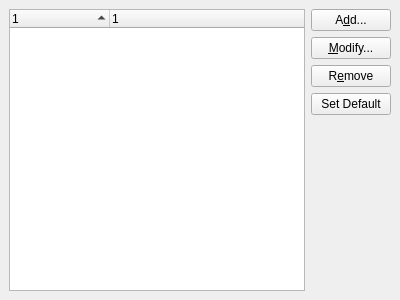
<ui version="4.0" >
 <class>KPIM::TransportManagementWidget</class>
 <widget class="QWidget" name="KPIM::TransportManagementWidget" >
  <property name="geometry" >
   <rect>
    <x>0</x>
    <y>0</y>
    <width>400</width>
    <height>300</height>
   </rect>
  </property>
  <property name="windowTitle" >
   <string>Form</string>
  </property>
  <layout class="QGridLayout" >
   <property name="margin" >
    <number>9</number>
   </property>
   <property name="spacing" >
    <number>6</number>
   </property>
   <item row="4" column="1" >
    <spacer>
     <property name="orientation" >
      <enum>Qt::Vertical</enum>
     </property>
     <property name="sizeHint" >
      <size>
       <width>20</width>
       <height>141</height>
      </size>
     </property>
    </spacer>
   </item>
   <item row="3" column="1" >
    <widget class="KPushButton" name="defaultButton" >
     <property name="text" >
      <string>Set Default</string>
     </property>
    </widget>
   </item>
   <item row="2" column="1" >
    <widget class="KPushButton" name="removeButton" >
     <property name="text" >
      <string>R&amp;emove</string>
     </property>
    </widget>
   </item>
   <item row="1" column="1" >
    <widget class="KPushButton" name="editButton" >
     <property name="text" >
      <string>&amp;Modify...</string>
     </property>
    </widget>
   </item>
   <item row="0" column="1" >
    <widget class="KPushButton" name="addButton" >
     <property name="text" >
      <string>A&amp;dd...</string>
     </property>
    </widget>
   </item>
   <item rowspan="5" row="0" column="0" >
    <widget class="QTreeWidget" name="transportList" >
     <property name="alternatingRowColors" >
      <bool>true</bool>
     </property>
     <property name="rootIsDecorated" >
      <bool>false</bool>
     </property>
     <property name="itemsExpandable" >
      <bool>false</bool>
     </property>
     <property name="sortingEnabled" >
      <bool>true</bool>
     </property>
     <property name="allColumnsShowFocus" >
      <bool>true</bool>
     </property>
     <property name="columnCount" >
      <number>2</number>
     </property>
     <column>
      <property name="text" >
       <string>1</string>
      </property>
     </column>
     <column>
      <property name="text" >
       <string>1</string>
      </property>
     </column>
    </widget>
   </item>
  </layout>
 </widget>
 <customwidgets>
  <customwidget>
   <class>KPushButton</class>
   <extends>QPushButton</extends>
   <header>kpushbutton.h</header>
  </customwidget>
 </customwidgets>
 <resources/>
 <connections/>
</ui>
